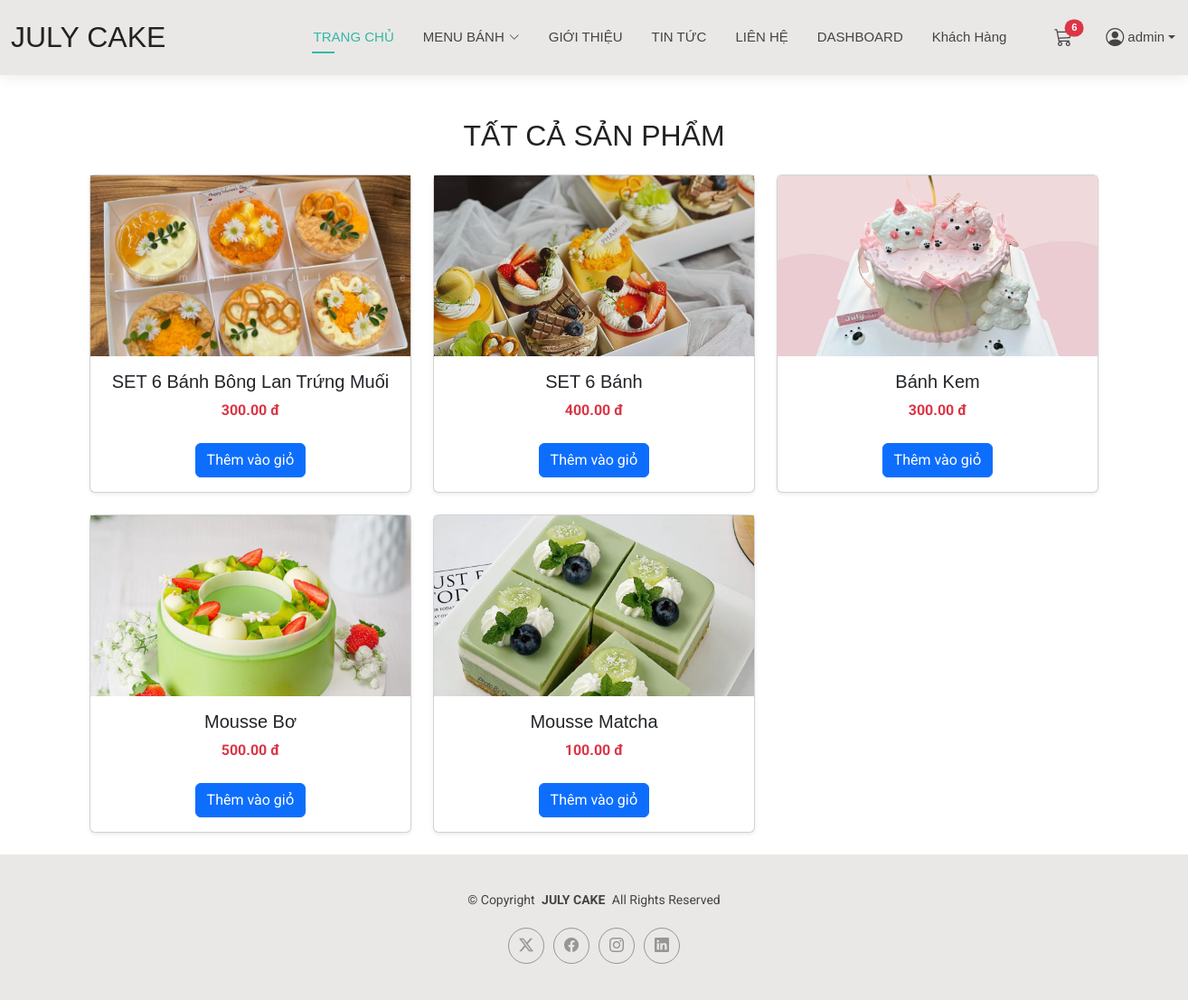
Screenshot of /products/ (signed in) with the database file from the repository.
### products/models.py (models this page shows, shortened)
class Product(models.Model):
    name = models.CharField(max_length=255)
    slug = models.SlugField(max_length=255, unique=True, blank=True)
    description = models.TextField(blank=True)
    price = models.DecimalField(max_digits=12, decimal_places=2, default=0)
    stock = models.PositiveIntegerField(default=0)
    image = models.ImageField(upload_to='products/', null=True, blank=True)
    categories = models.ManyToManyField(Category, related_name='products', blank=True)
    created_at = models.DateTimeField(auto_now_add=True)
    class Meta:
        ordering = ['-created_at']

### products/views.py (the view)
# urls.py: path("products/", include("products.urls", namespace="products")),  # product listing/detail/category
def products(request):
    qs = Product.objects.all()
    return render(request, 'products/products.html', {'products': qs})

### cart/context_processors.py (called while the page is built)
def cart_count(request):
    if getattr(request, 'user', None) and request.user.is_authenticated:
        total = CartItem.objects.filter(cart__user=request.user).aggregate(total=Sum('quantity'))['total'] or 0
    else:
        cart = request.session.get('cart', {})
        try:
            total = sum(int(item.get('quantity', 0) or 0) for item in cart.values())
        except Exception:
            total = 0
    return {'cart_count': int(total)}

### products/templates/products/products.html
{% extends 'base.html' %}
{% block content %}
<div class="container mt-5">
  <h2 class="text-center mb-4">TẤT CẢ SẢN PHẨM</h2>
  <div class="row">
    {% for product in products %}
      <div class="col-md-4 mb-4">
        <div class="card h-100 shadow-sm">
          <a href="{% url 'products:product_detail' product.id %}" style="text-decoration: none; color: inherit;">
            <img src="{{ product.image.url }}" style="width:100%; height:200px; object-fit:cover;">
            <div class="card-body text-center">
              <h5 class="card-title">{{ product.name }}</h5>
              <p class="text-danger fw-bold">{{ product.price }} đ</p>
              <a href="{% url 'cart:add' product.id %}" class="btn btn-primary mt-2">Thêm vào giỏ</a>
            </div>
          </a>
        </div>
      </div>
    {% empty %}
      <p class="text-center text-muted">Không có sản phẩm nào.</p>
    {% endfor %}
  </div>
</div>
{% endblock %}

### templates/base.html (shortened to what this page needs)
{% load static %}
<!DOCTYPE html>
<html lang="en">
<head>
  <link href="{% static 'assets/vendor/bootstrap/css/bootstrap.min.css' %}" rel="stylesheet">
  <link href="{% static 'assets/vendor/bootstrap-icons/bootstrap-icons.css' %}" rel="stylesheet">
  <link href="{% static 'assets/vendor/aos/aos.css' %}" rel="stylesheet">
  <link href="{% static 'assets/vendor/swiper/swiper-bundle.min.css' %}" rel="stylesheet">
  <link href="{% static 'assets/vendor/glightbox/css/glightbox.min.css' %}" rel="stylesheet">
  <link href="{% static 'assets/css/main.css' %}" rel="stylesheet">
</head>
<body>
<header id="header" class="header d-flex align-items-center light-background sticky-top">
  <div class="container-fluid position-relative d-flex align-items-center justify-content-between">
    <a href="{% url 'home:index' %}" class="logo d-flex align-items-center me-auto me-xl-0">
      <h1 class="sitename">JULY CAKE</h1>
    </a>
    <nav id="navmenu" class="navmenu">
      <ul>
        <li><a href="{% url 'home:index' %}" class="active">TRANG CHỦ</a></li>
        <li class="dropdown">
          <a href="{% url 'products:list' %}"><span>MENU BÁNH</span> <i class="bi bi-chevron-down toggle-dropdown"></i></a>
        </li>
        <li><a href="{% url 'home:portfolio' %}">GIỚI THIỆU</a></li>
        <li><a href="{% url 'home:resume' %}">TIN TỨC</a></li>
        <li><a href="{% url 'home:contact' %}">LIÊN HỆ</a></li>
          {% if user.is_staff %}
            <li><a href="/dashboard/order-statistics/">DASHBOARD</a></li>
          <li><a href="{% url 'home:user' %}">Khách Hàng</a></li>
            {% endif %}
        <li class="ms-3">
          <a href="{% url 'cart:detail' %}" class="position-relative">
            <i class="bi bi-cart3 fs-5"></i>
            <span class="position-absolute top-0 start-100 translate-middle badge rounded-pill bg-danger">
              {% if cart_count %}{{ cart_count }}{% else %}0{% endif %}
            </span>
          </a>
        </li>
        {% if user.is_authenticated %}
          <li class="nav-item dropdown">
            <a class="nav-link dropdown-toggle d-flex align-items-center" href="#" id="userDropdown" role="button" data-bs-toggle="dropdown" aria-expanded="false">
              <i class="bi bi-person-circle fs-5 me-1"></i>
              {{ user.username }}
            </a>
          </li>
        {% else %}
          <li class="ms-3">
            <a href="{% url 'home:login' %}"> Đăng nhập</a>
          </li>
        {% endif %}
      </ul>
    </nav>
  </div>
</header>
{% block content %}
{% endblock %}
<footer id="footer" class="footer light-background">
  <div class="container">
    <div class="copyright text-center">
      <p>© <span>Copyright</span> <strong class="px-1 sitename">JULY CAKE</strong> <span>All Rights Reserved<br></span></p>
    </div>
    <div class="social-links d-flex justify-content-center">
      <a href=""><i class="bi bi-twitter-x"></i></a>
      <a href=""><i class="bi bi-facebook"></i></a>
      <a href=""><i class="bi bi-instagram"></i></a>
      <a href=""><i class="bi bi-linkedin"></i></a>
    </div>
  </div>
</footer>
</body>
</html>

### first_project/static/assets/css/main.css (style rules this page uses)
:root { --default-font: "Roboto", system-ui, -apple-system, "Segoe UI", Roboto, "Helvetica Neue", Arial, "Noto Sans", "Liberation Sans", sans-serif, "Apple Color Emoji", "Segoe UI Emoji", "Segoe UI Symbol", "Noto Color Emoji"; --heading-font: "Raleway", sans-serif; --nav-font: "Poppins", sans-serif; }
:root { --background-color: #ffffff; --default-color: #444444; --heading-color: #222222; --accent-color: #34b7a7; --surface-color: #ffffff; --contrast-color: #ffffff; }
:root { --nav-color: #444444; --nav-hover-color: #34b7a7; --nav-mobile-background-color: #ffffff; --nav-dropdown-background-color: #ffffff; --nav-dropdown-color: #444444; --nav-dropdown-hover-color: #34b7a7; }
.light-background { --background-color: #e9e8e6; --surface-color: #ffffff; }
:root { scroll-behavior: smooth; }
body { color: var(--default-color); background-color: var(--background-color); font-family: var(--default-font); }
a { color: var(--accent-color); text-decoration: none; transition: 0.3s; }
h1, h2, h3, h4, h5, h6 { color: var(--heading-color); font-family: var(--heading-font); }
.header { color: var(--default-color); background-color: var(--background-color); padding: 15px 0; transition: all 0.5s; z-index: 997; box-shadow: 0px 0 18px rgba(0, 0, 0, 0.1); }
.header .logo { line-height: 1; }
.header .logo h1 { font-size: 32px; margin: 0; font-weight: 300; text-transform: uppercase; color: var(--heading-color); }
@media (min-width: 1200px) { .navmenu { padding: 0; } }
@media (min-width: 1200px) { .navmenu ul { margin: 0; padding: 0; display: flex; list-style: none; align-items: center; } }
@media (min-width: 1200px) { .navmenu li { position: relative; } }
@media (min-width: 1200px) { .navmenu>ul>li { white-space: nowrap; padding: 15px 14px; } }
@media (min-width: 1200px) { .navmenu>ul>li:last-child { padding-right: 0; } }
@media (min-width: 1200px) { .navmenu a, .navmenu a:focus { color: var(--nav-color); font-size: 15px; padding: 0 2px; font-family: var(--nav-font); font-weight: 400; display: flex; align-items: center; justify-content: space-between; white-space: nowrap; transition: 0.3s; position: relative; } }
@media (min-width: 1200px) { .navmenu a i, .navmenu a:focus i { font-size: 12px; line-height: 0; margin-left: 5px; transition: 0.3s; } }
@media (min-width: 1200px) { .navmenu>ul>li>a:before { content: ""; position: absolute; height: 2px; bottom: -6px; left: 0; background-color: var(--nav-hover-color); visibility: hidden; width: 0px; transition: all 0.3s ease-in-out 0s; } }
@media (min-width: 1200px) { .navmenu a:hover:before, .navmenu li:hover>a:before, .navmenu .active:before { visibility: visible; width: 25px; } }
@media (min-width: 1200px) { .navmenu li:hover>a, .navmenu .active, .navmenu .active:focus { color: var(--nav-hover-color); } }
.footer { color: var(--default-color); background-color: var(--background-color); font-size: 14px; padding: 40px 0; position: relative; }
.footer .copyright p { margin-bottom: 0; }
.footer .social-links { margin-top: 20px; }
.footer .social-links a { display: flex; align-items: center; justify-content: center; width: 40px; height: 40px; border-radius: 50%; border: 1px solid color-mix(in srgb, var(--default-color), transparent 50%); font-size: 16px; color: color-mix(in srgb, var(--default-color), transparent 50%); margin: 0 5px; transition: 0.3s; }

### rows the page displays
Product: image (picture), name "SET 6 Bánh Bông Lan Trứng Muối", price "300.00"
Product: image (picture), name "SET 6 Bánh", price "400.00"
Product: image (picture), name "Bánh Kem", price "300.00"
Product: image (picture), name "Mousse Bơ", price "500.00"
Product: image (picture), name "Mousse Matcha", price "100.00"

### other values shown
{{ cart_count }} "6"
{{ user.username }} "admin"
